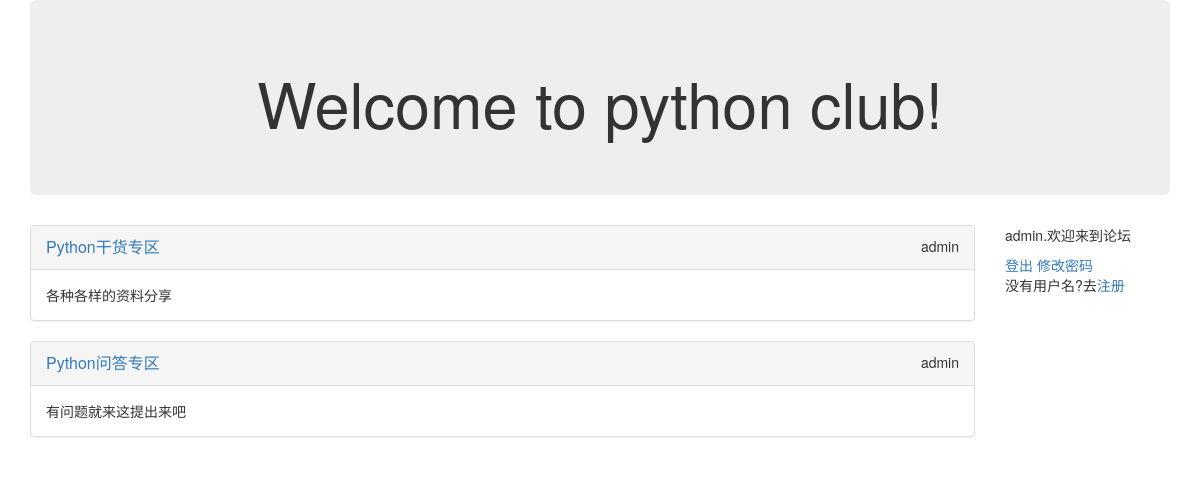
The app's page / (signed in) with its own data.
### block/models.py (models this page shows, shortened)
class Block(models.Model):
    block_name = models.CharField("板块名称",max_length=100)
    block_description = models.CharField("板块描述",max_length=100)
    manager_name = models.CharField("管理员名称",max_length=100)
    block_status = models.IntegerField("状态",choices=((0,"正常"),(-1,"删除")))
    class Meta:
        verbose_name = "各板块信息"
        verbose_name_plural = "板块集合"

### views.py (the view)
# urls.py: url(r'^$',views.index),
def index(request):
    block_infos = Block.objects.filter(block_status=0).order_by("-id")
    return render(request, "index.html", {"blocks": block_infos})

### templates/index.html
{% extends "base.html" %}
{% block content %}
<div class="col-xs-12 col-md-10">
    {% for b in blocks %}
    <div class="panel panel-default">
        <div class="panel-heading">
            <a href="/article/list/{{ b.id }}" style="font-size:16px;">{{ b.block_name }}</a>
            <span class="pull-right">{{ b.manager_name }}</span>
        </div>
        <div class="panel-body">
            {{ b.block_description }}
        </div>
    </div>
    {% endfor %}
</div>
<div class="col-xs-12 col-md-2">
    {% if user.is_authenticated %}
        <p>{{ user.username }}.欢迎来到论坛</p>
        <a href="/accounts/logout">登出</a>
        <a href="/accounts/password_change">修改密码</a>
    {% else %}
        <p>匿名用户,请<a href="/accounts/login">登陆</a>.</p>
    {% endif %}
    <p>没有用户名?去<a href="/register">注册</a></p>
</div>
{% endblock %}

### records on screen
Block: block_name "Python干货专区", manager_name "admin", block_description "各种各样的资料分享"
Block: block_name "Python问答专区", manager_name "admin", block_description "有问题就来这提出来吧"

### other values on screen
{{ user.username }} "admin"
